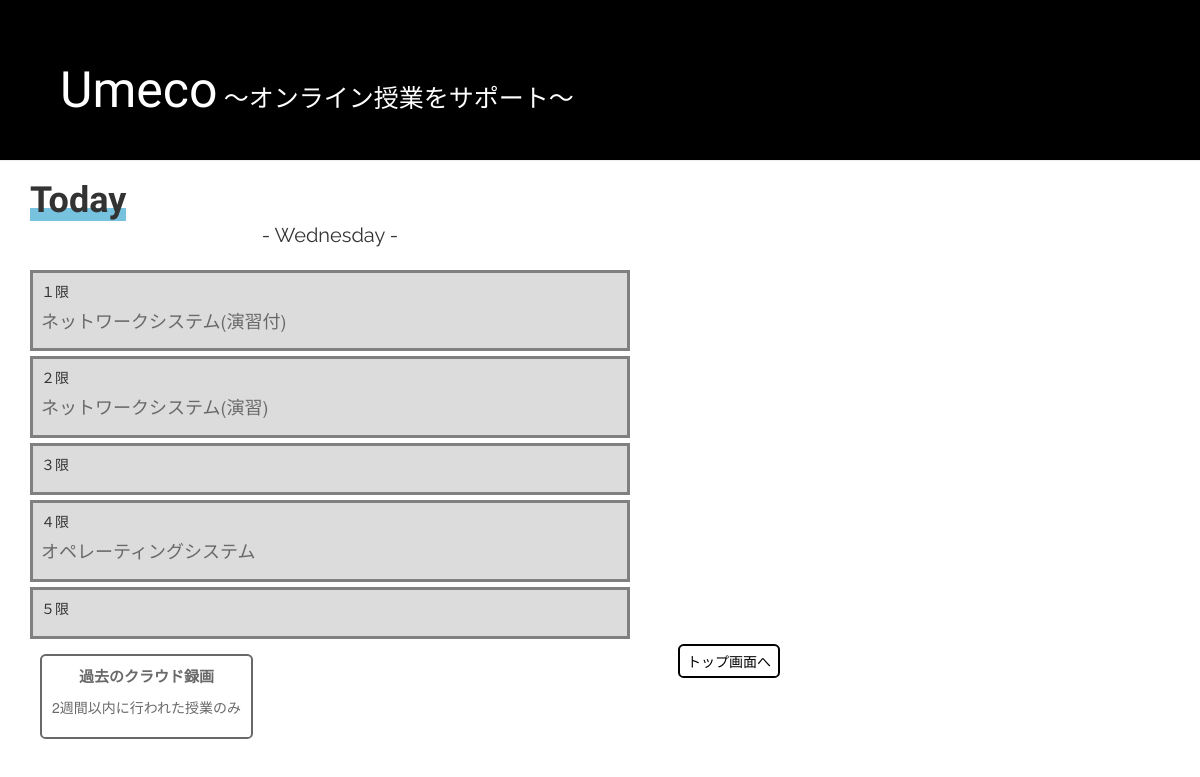
Screenshot of /today_top/ with the database file from the repository.
### blog/models.py (models this page shows, shortened)
class Post(models.Model):
    author = models.ForeignKey(settings.AUTH_USER_MODEL, on_delete=models.CASCADE)
    title = models.CharField(max_length=200)
    text = models.TextField()
    pursose = models.TextField()
    terget = models.TextField()
    course = models.TextField()
    textbook = models.TextField()
    evaluation = models.TextField()
    created_date = models.DateTimeField(default=timezone.now)
    published_date = models.DateTimeField(blank=True, null=True)
    time = models.CharField(max_length=20)
    t_mail = models.CharField(max_length=200)
    subjecturl =  models.TextField()
    sllabus = models.TextField()
    homework = models.TextField()
    lesson = models.TextField()
    regi = models.CharField(max_length=5)

### blog/views.py (the view)
# urls.py: path('today_top/', views.today_top, name='today_top'),
def today_top(request):
    context = {
        'post': Post.objects.all(),
        'post2': Post2.objects.all(),
        'post3': Post3.objects.all(),
        'post4': Post4.objects.all(),
        'post5': Post5.objects.all(),
    }
    return render(request, 'blog/today_top.html',context)

### blog/templates/blog/today_top.html (shortened to what this page needs)
{% extends 'blog/base2.html' %}
{% block content %}
<h1 class="today_span">
  Today
</h1>
<br>
<div class="today_week">
  <span> - </span>
  <span> - </span>
</div>
<div class="today_post1">
  <p>１限</p>
  <h2>
  {% for post in post %}
  {% if post.regi == "1" %}
  {% if post.time == "1" %}
  <a href="{% url 'today_detail' pk=post.pk %}">
    {{ post.title }}
  </a>
  <br>
  {% endif %}
  {% endif %}
  {% endfor %}
</h2>
</div>
<div class="today_post2">
  <p>２限</p>
  <h2>
    {% for post in post %}
    {% if post.regi == "1" %}
    {% if post.time == "2" %}
    <a href="{% url 'today_detail' pk=post.pk %}">{{ post.title }}</a>
    <br>
    {% endif %}
    {% endif %}
    {% endfor %}
  </h2>
</div>
<div class="today_post3">
  <p>３限</p>
</div>
<div class="today_post4">
  <p>４限</p>
  <h2>
    {% for post in post %}
    {% if post.regi == "1" %}
    {% if post.time == "4" %}
    <a href="{% url 'today_detail' pk=post.pk %}">{{ post.title }}</a>
    <br>
    {% endif %}
    {% endif %}
    {% endfor %}
  </h2>
</div>
<div class="today_post5">
  <p>５限</p>
</div>
<a href="https://sites.google.com/tsuda.ac.jp/online-class-timetable/archives?authuser=0">
  <div class="cloudbox">
    <p class="cloud">過去のクラウド録画</p>
    <p class="cloud_mini">2週間以内に行われた授業のみ</p>
  </div>
</a>
<a href="/" class="back">
  <div>トップ画面へ</div>
</a>
{% endblock %}

### blog/static/css/today.css (style rules this page uses)
body { margin:0; margin-bottom:5%; }
a { color:#696969; }
.back { display:inline-block; border-radius: 0.4em; margin-bottom:15px; border: 2px solid; color:black; padding:5px 7px; float:right; }
.today_span { font-weight:bolder; background: linear-gradient(transparent 70%, rgb(119, 195, 223) 70%); display:inline; font-family:'Carter One'; padding:0; }
.today_post1 { border:solid #808080; padding:8px; margin:20px 0 5px 0; background-color:#dcdcdc; width:600px; }
.today_post2 { border:solid #808080; padding:8px; margin:5px 0; background-color:#dcdcdc; width:600px; }
.today_post3 { border:solid #808080; padding:8px; margin:5px 0; background-color:#dcdcdc; width:600px; }
.today_post4 { border:solid #808080; padding:8px; margin:5px 0; background-color:#dcdcdc; width:600px; }
.today_post5 { border:solid #808080; padding:8px; margin:5px 0; background-color:#dcdcdc; width:600px; }
h2 { margin-top:0px; font-size:18px; color:#696969; }
.today_week { font-size:20px; width:600px; text-align:center; font-family:'Raleway'; }
.cloudbox { display:inline-block; border: 2px solid; border-radius: 0.4em; padding:10px; text-align:center; justify-content: center; margin:10px; }
.cloud { font-size:15px; font-weight:bolder; }

### rows the page displays
Post: title "ネットワークシステム(演習付)"
Post: title "ネットワークシステム(演習)"
Post: title "オペレーティングシステム"
